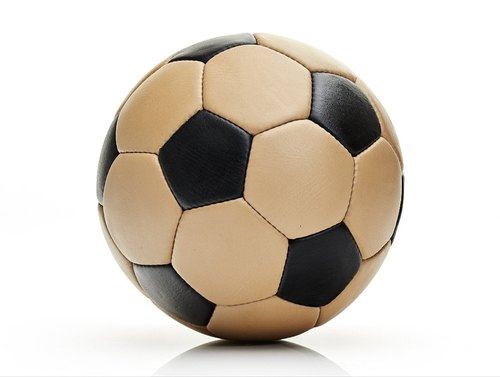
#> input picture ball.jpeg, 500 x 377 px
$ python project.py   (older library calls are emulated)
#> lines starting #> are read from the running program, lines starting #| are printed output that depends on the picture; after the words box and inside, x2 and y2 are one past the last pixel; in counts of white or black regions, pixels touching at a corner belong together
#> in main, img is the input picture: shape (377, 500, 3); mean B, G, R 194.4, 204.8, 213.2
import cv2

def preprocessing(img):

    gray_img = cv2.cvtColor(img, cv2.COLOR_BGR2GRAY)
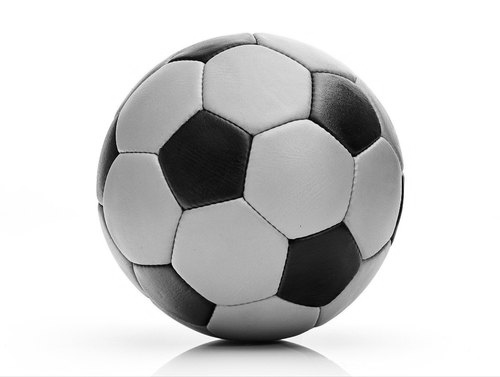
#> gray_img: shape (377, 500); min 1, max 255, mean 206.1

    blur_img = cv2.GaussianBlur(gray_img,(5,5),0)

    return blur_img


def sobel(img):

    new_img = preprocessing(img)

    output = cv2.Sobel(new_img,ddepth=cv2.CV_8U,dx=1,dy=1,ksize=5)
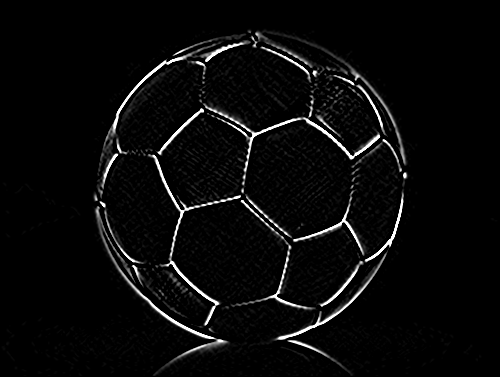
#> output: shape (377, 500); min 0, max 255, mean 9.7

    return output


def canny(img):

    new_img = preprocessing(img)

    output = cv2.Canny(new_img,100,300)
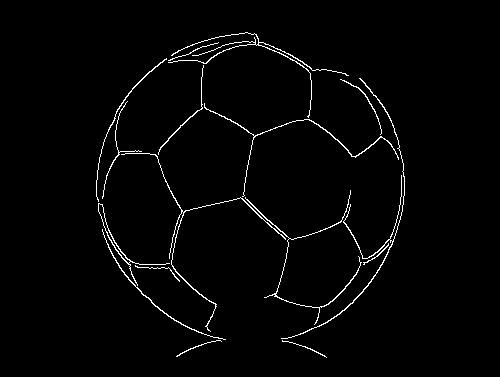
#> output: shape (377, 500); 1.9% white in thin lines or dots, all inside (x1, y1, x2, y2) = (96, 32, 405, 358)

    return output


def main():

    img = cv2.imread("ball.jpeg")

    sobel_img = sobel(img)

    canny_img = canny(img)

    cv2.imshow("sobel_img", sobel_img)

    cv2.imshow("canny_img", canny_img )

    cv2.waitKey(0)

    cv2.destroyAllWindows()


if __name__ == "__main__":
    main()
